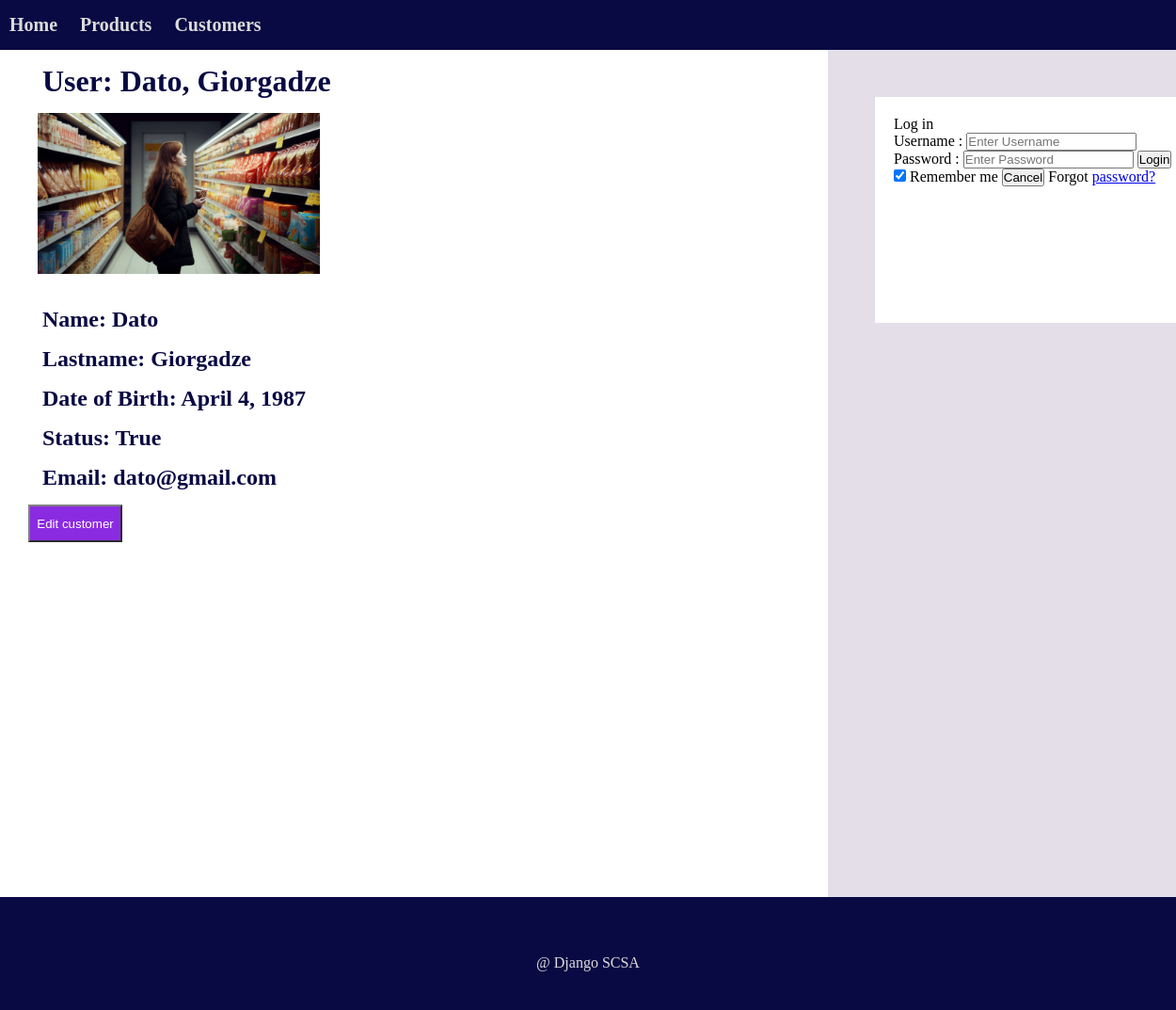
Before: /customers/customer/2/ with the older database file.
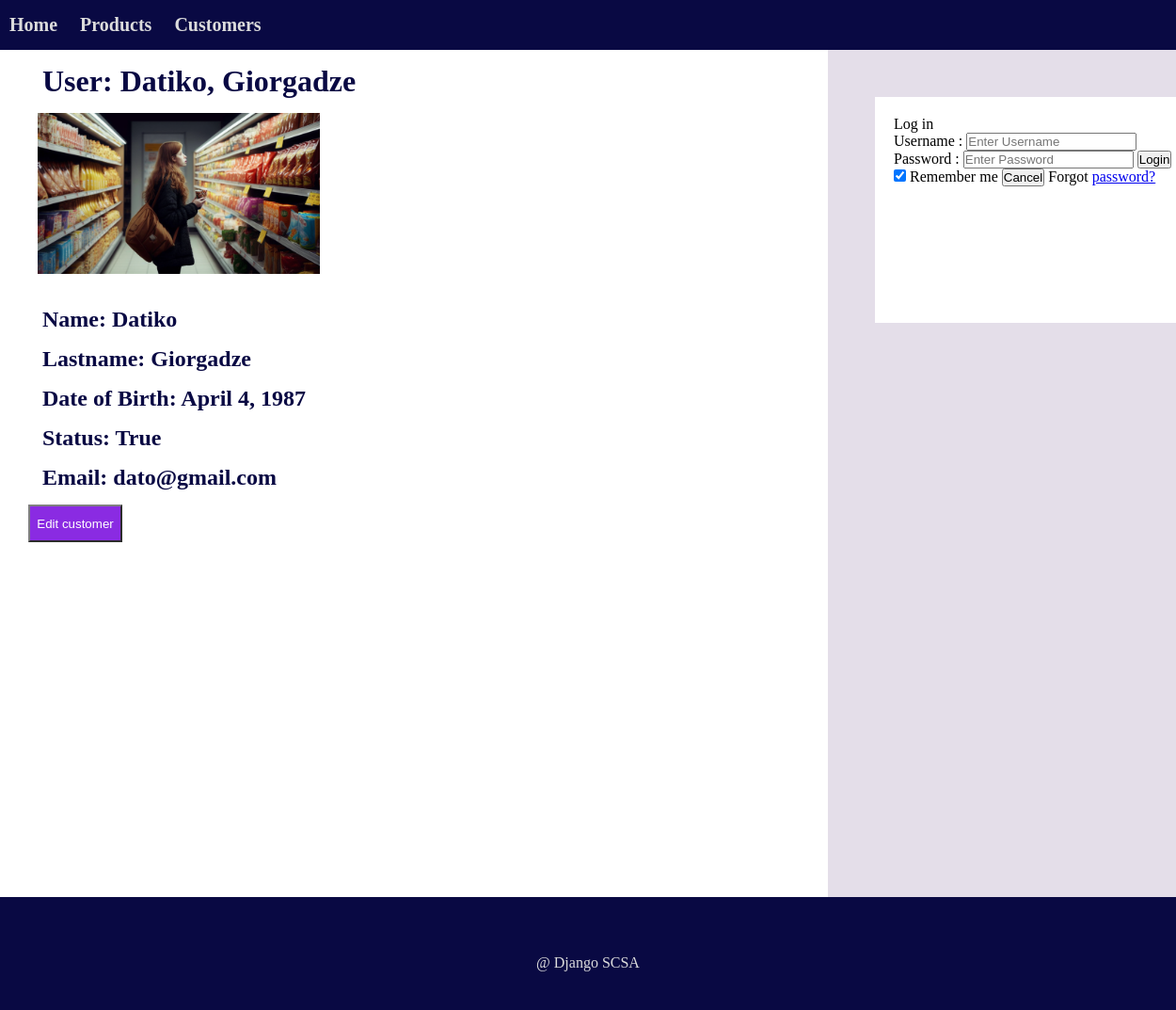
After: the same page with the newer database file.
### customers/models.py (models this page shows, shortened)
class CustomerModel(models.Model):
    first_name = models.CharField(max_length=30)
    last_name = models.CharField(max_length=30)
    birth_date = models.DateField(validators=[validate_customers])
    is_active = models.BooleanField(default=True)
    email = models.EmailField(validators=[validate_email])

### customers/views.py (the view)
# urls.py: path('customer/<int:id>/',customerView, name="customer"),
def customerView(request, id):
    customer = CustomerModel.objects.get(id=id)
    template_name = "customer.html"
    context = {
        'customer':customer
    }
    return render(request, template_name, context)

### templates/customer.html (shortened to what this page needs)
{% extends 'base.html' %}
{% block content %}
{% load static %}
    <header>
      <h1> User: {{customer.first_name}},  {{customer.last_name}} </h1>
      <img src="{% static 'images/girl.png' %}" alt="Food" class="image-lists">
    <header>
    <div class="">
      <div class="block">
      <h2>Name: {{ customer.first_name }}</h2>
      <h2>Lastname: {{customer.last_name}}</h2>
      <h2>Date of Birth: {{customer.birth_date }}</h2>
      <h2>Status: {{customer.is_active }}</h2>
      <h2>Email: {{customer.email }}</h2>
      <form method="post" action="{% url 'edit-customer' id=customer.id %}">
        <button type="submit" class="button">Edit customer</button>
      </form>
    </div>
    </div>
  {% endblock %}

Changed rows visible on the page:
changed CustomerModel "Giorgadze": first_name "Dato" → "Datiko"
